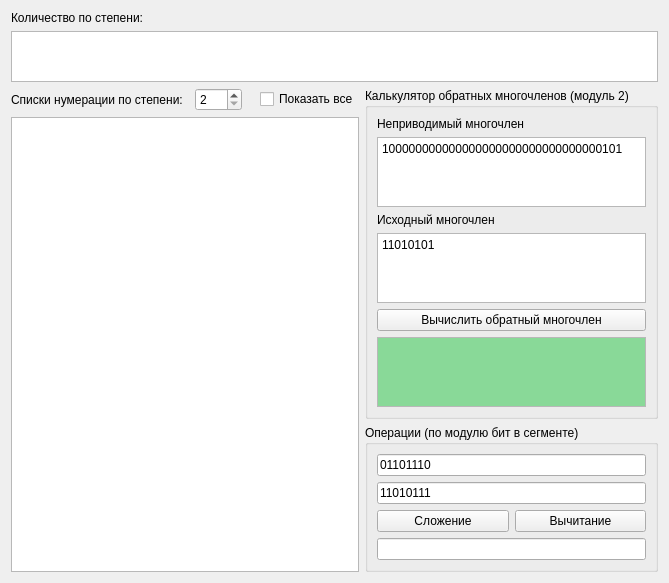
      <widget class="QWidget" name="page_5">
       <property name="geometry">
        <rect>
         <x>0</x>
         <y>0</y>
         <width>669</width>
         <height>577</height>
        </rect>
       </property>
       <attribute name="label">
        <string>Редактирование неприводимых многочленов</string>
       </attribute>
       <layout class="QGridLayout" name="gridLayout">
        <item row="3" column="0" colspan="2">
         <widget class="QLabel" name="label_9">
          <property name="text">
           <string>Cписки нумерации по степени:</string>
          </property>
         </widget>
        </item>
        <item row="4" column="0" rowspan="5" colspan="8">
         <widget class="QTableWidget" name="tableWidget_3">
          <property name="editTriggers">
           <set>QAbstractItemView::AnyKeyPressed|QAbstractItemView::DoubleClicked|QAbstractItemView::EditKeyPressed</set>
          </property>
         </widget>
        </item>
        <item row="3" column="6" colspan="2">
         <widget class="QCheckBox" name="checkBox_4">
          <property name="text">
           <string>Показать все</string>
          </property>
         </widget>
        </item>
        <item row="2" column="0" colspan="10">
         <widget class="QTableWidget" name="tableWidget_2">
          <property name="minimumSize">
           <size>
            <width>0</width>
            <height>51</height>
           </size>
          </property>
          <property name="maximumSize">
           <size>
            <width>16777215</width>
            <height>51</height>
           </size>
          </property>
         </widget>
        </item>
        <item row="1" column="0" colspan="10">
         <widget class="QLabel" name="label_10">
          <property name="text">
           <string>Количество по степени:</string>
          </property>
         </widget>
        </item>
        <item row="3" column="3" colspan="2">
         <widget class="QSpinBox" name="spinBox_2">
          <property name="focusPolicy">
           <enum>Qt::WheelFocus</enum>
          </property>
          <property name="minimum">
           <number>2</number>
          </property>
          <property name="maximum">
           <number>240</number>
          </property>
         </widget>
        </item>
        <item row="3" column="5">
         <spacer name="horizontalSpacer_2">
          <property name="orientation">
           <enum>Qt::Horizontal</enum>
          </property>
          <property name="sizeHint" stdset="0">
           <size>
            <width>40</width>
            <height>20</height>
           </size>
          </property>
         </spacer>
        </item>
        <item row="8" column="8" colspan="2">
         <widget class="QGroupBox" name="groupBox_5">
          <property name="title">
           <string>Операции (по модулю бит в сегменте)</string>
          </property>
          <layout class="QGridLayout" name="gridLayout_14">
           <item row="0" column="0" colspan="2">
            <widget class="QLineEdit" name="lineEdit">
             <property name="inputMask">
              <string/>
             </property>
             <property name="text">
              <string>01101110</string>
             </property>
             <property name="maxLength">
              <number>32767</number>
             </property>
            </widget>
           </item>
           <item row="1" column="0" colspan="2">
            <widget class="QLineEdit" name="lineEdit_2">
             <property name="text">
              <string>11010111</string>
             </property>
            </widget>
           </item>
           <item row="3" column="0" colspan="2">
            <widget class="QLineEdit" name="lineEdit_3">
             <property name="readOnly">
              <bool>true</bool>
             </property>
            </widget>
           </item>
           <item row="2" column="0">
            <widget class="QPushButton" name="pushButton_4">
             <property name="text">
              <string>Сложение</string>
             </property>
            </widget>
           </item>
           <item row="2" column="1">
            <widget class="QPushButton" name="pushButton_5">
             <property name="text">
              <string>Вычитание</string>
             </property>
            </widget>
           </item>
          </layout>
         </widget>
        </item>
        <item row="3" column="8" rowspan="5" colspan="2">
         <widget class="QGroupBox" name="groupBox_4">
          <property name="maximumSize">
           <size>
            <width>327</width>
            <height>16777215</height>
           </size>
          </property>
          <property name="title">
           <string>Калькулятор обратных многочленов (модуль 2)</string>
          </property>
          <layout class="QGridLayout" name="gridLayout_12">
           <item row="0" column="1">
            <widget class="QLabel" name="label_3">
             <property name="maximumSize">
              <size>
               <width>307</width>
               <height>16777215</height>
              </size>
             </property>
             <property name="text">
              <string>Неприводимый многочлен</string>
             </property>
            </widget>
           </item>
           <item row="1" column="1">
            <widget class="EditShifr" name="plainTextEdit_5">
             <property name="plainText">
              <string>100000000000000000000000000000000101</string>
             </property>
            </widget>
           </item>
           <item row="3" column="1">
            <widget class="EditShifr" name="plainTextEdit_4">
             <property name="plainText">
              <string>11010101</string>
             </property>
            </widget>
           </item>
           <item row="2" column="1">
            <widget class="QLabel" name="label_7">
             <property name="text">
              <string>Исходный многочлен</string>
             </property>
            </widget>
           </item>
           <item row="5" column="1">
            <widget class="EditShifr" name="plainTextEdit_3">
             <property name="palette">
              <palette>
               <active>
                <colorrole role="Base">
                 <brush brushstyle="SolidPattern">
                  <color alpha="135">
                   <red>50</red>
                   <green>200</green>
                   <blue>78</blue>
                  </color>
                 </brush>
                </colorrole>
               </active>
               <inactive>
                <colorrole role="Base">
                 <brush brushstyle="SolidPattern">
                  <color alpha="135">
                   <red>50</red>
                   <green>200</green>
                   <blue>78</blue>
                  </color>
                 </brush>
                </colorrole>
               </inactive>
               <disabled>
                <colorrole role="Base">
                 <brush brushstyle="SolidPattern">
                  <color alpha="255">
                   <red>240</red>
                   <green>240</green>
                   <blue>240</blue>
                  </color>
                 </brush>
                </colorrole>
               </disabled>
              </palette>
             </property>
             <property name="readOnly">
              <bool>true</bool>
             </property>
            </widget>
           </item>
           <item row="4" column="1">
            <widget class="QPushButton" name="pushButton_2">
             <property name="text">
              <string>Вычислить обратный многочлен</string>
             </property>
            </widget>
           </item>
          </layout>
         </widget>
        </item>
       </layout>
      </widget>
